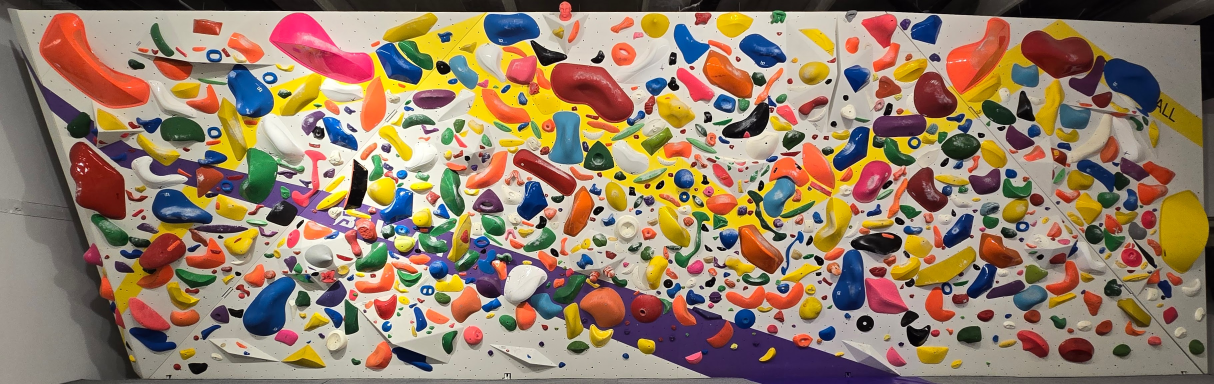
#> input picture src/template-analyzer/py/20240313_184427-EDIT.jpg, 3640 x 1152 px (shown at 1/3 size)
$ python extract_template.py 20240313_184427-EDIT.jpg
#> lines starting #> are read from the running program, lines starting #| are printed output that depends on the picture; after the words box and inside, x2 and y2 are one past the last pixel; in counts of white or black regions, pixels touching at a corner belong together
"""
@file hough_lines.py
@brief This program demonstrates line finding with the Hough transform
"""
import sys
import math
import cv2 as cv
import numpy as np
import random
import json
import base64

title_window = 'Wall template'
max_max_size_threshold = 999
max_min_area_threshold = 500
max_ratio = 200

_max_size_threshold = 400
_min_area_threshold = 200
_ratio = 20

_ellipses = list()
_rectangles = list()

_filename = ''
_show_invalid = False

def valid_size(width, height):
   return width < _max_size_threshold and height < _max_size_threshold

def valid_area(width, height):
   return width * height > _min_area_threshold

def valid_ratio(width, height):
   if width == 0 or height == 0:
      return False

   return width / height < _ratio if width > height else height / width < _ratio

def redraw_img(filename):
   colorImg = cv.imread(cv.samples.findFile(filename), cv.IMREAD_COLOR)

   for el in _ellipses:
      _, (width, height), _ = el
      color = (0, 255, 255)

      if not valid_size(width, height):
         color = (0, 0, 255)
         if not _show_invalid:
            continue
      elif not valid_area(width, height):
         color = (255, 0, 0)
         if not _show_invalid:
            continue
      elif not valid_ratio(width, height):
         color = (0, 255, 0)
         if not _show_invalid:
            continue

      cv.ellipse(colorImg, el, color, 2)

   cv.imshow(title_window, colorImg)

def on_threshold_trackbar(val):
   global _max_size_threshold
   _max_size_threshold = val
   redraw_img(_filename)

def on_area_trackbar(val):
   global _min_area_threshold
   _min_area_threshold = val
   redraw_img(_filename)

def on_ratio_trackbar(val):
   global _ratio
   _ratio = val
   redraw_img(_filename)

def preprocess(src):
   blurred = cv.GaussianBlur(src, (5, 5), 1)
   dst = cv.Canny(blurred, 180, 120)

   contours, _ = cv.findContours(dst, cv.RETR_TREE, cv.CHAIN_APPROX_SIMPLE)

   for contour in contours:
      rect = cv.minAreaRect(contour)
      (x, y), (width, height), angle = rect

      if width > 0 and height > 10:
         if len(contour) > 4:
            ellipse = cv.fitEllipse(contour)
            _ellipses.append(ellipse)
         else:
            _rectangles.append(rect)

def export(filename):
   colorImg = cv.imread(cv.samples.findFile(filename), cv.IMREAD_COLOR)
   ellipsesArray = []
   for el in _ellipses:
      (x, y), (width, height), angle = el
      if valid_size(width, height) and valid_area(width, height) and valid_ratio(width, height):
         ellipsesArray.append(((x, y), (width, height), angle))

   _, img_data = cv.imencode('.JPG', colorImg)
   json_str = json.dumps({
      "size_threshold": _max_size_threshold,
      "min_area": _min_area_threshold,
      "max_ratio": _ratio,
      "ellipses": ellipsesArray,
      "image": base64.b64encode(img_data).decode('ascii')
      }, indent = 2)
   open("export.json", "w").write(json_str)

def main(argv):

   default_file = 'wall.jpg'
   global _filename
   global _filename
   global _filename
   _filename = argv[0] if len(argv) > 0 else default_file

   # Loads an image
   src = cv.imread(cv.samples.findFile(_filename), cv.IMREAD_GRAYSCALE)
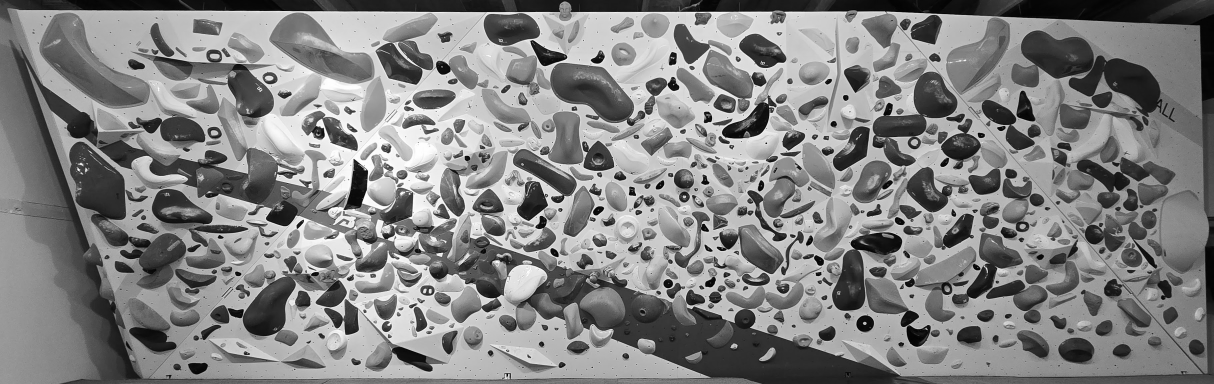
#> src: shape (1152, 3640) (shown at 1/3 size); min 0, max 255, mean 130.5
   # Check if image is loaded fine
   if src is None:
      print ('Error opening image!')
      print ('Usage: extract_template.py [image_name -- default ' + default_file + '] \n')
      return exit(0)

   preprocess(src)
#> in preprocess, `dst = cv.Canny(blurred, 180, 120)`:
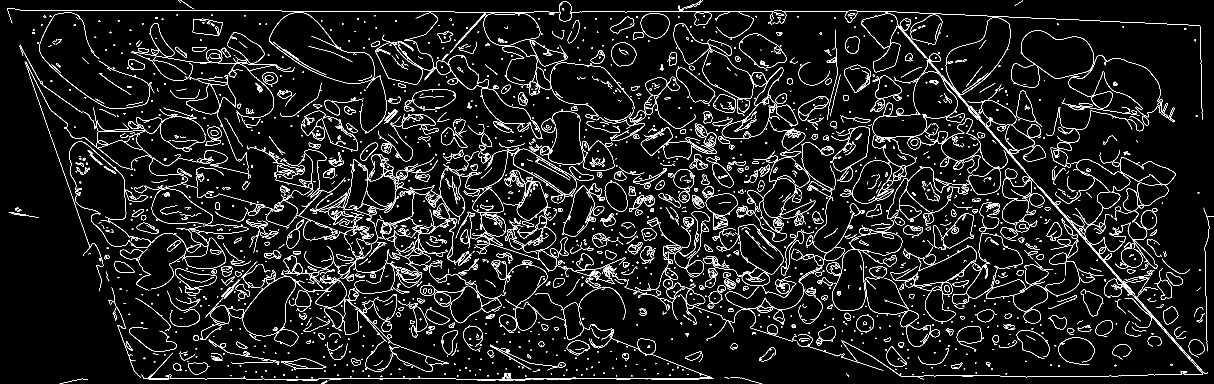
#> dst: shape (1152, 3640) (shown at 1/3 size); 4.9% white in thin lines or dots
#> in preprocess, `contours, _ = cv.findContours(dst, cv.RETR_TREE, cv.CHAIN_APPROX_SIMPLE)`: contours = 4716 contours, 3487 with area under 20; largest, box (x1, y1, x2, y2) and area: (807, 37, 1124, 252) 35100, (807, 37, 1124, 252) 34834, (1650, 188, 1936, 378) 30150, (1650, 188, 1936, 378) 29867, (728, 829, 888, 1009) 17486
#> the loop in preprocess, `for contour in contours:` made 4716 passes
#> (x, y, width, height, angle, ellipse) on passes 3, 5, 10, 13, 14, 17, 18, 21: (1464, 1141.5, 1, 44, -90, ((1458, 1141.5), (0, 1), 0)), (1518, 1140.5, 1, 44, -90, ((1529.2, 1140.5), (0, 1), 0)), (1614, 1138.5, 1, 32, -90, ((1606.7, 1138.5), (0, 1), 0)), (1870, 1138, 2, 40, -90, ((1884.3, 1138.5), (3.53, 65.8), 90.92)), (1658, 1137.5, 1, 36, -90, ((1664.8, 1137.5), (0, 1), 0)), (1935, 1136.2, 0.896, 12.04, -84.29, ((1939.4, 1136.9), (0.391, 1.64), 108.4)), (1702.5, 1136.5, 1, 49, -90, ((1713.9, 1136.5), (0, 1), 0)), (2763.2, 1134.8, 1.43, 16.76, -72.65, ((2763, 1135), (1.56, 15.84), 107.6))
#> (x, y, width, height, angle) on passes 1, 2, 7, 8, 12, 16: (975.9, 1147.3, 13.86, 1.34, -26.57), (971.9, 1146.3, 18.36, 1.6, -28.61), (1569.5, 1139.7, 49.01, 0.967, -1.85), (931.5, 1140, 49.01, 0.978, -1.25), (1003.9, 1138.2, 36.12, 2.65, -4.9), (2034.5, 1137.3, 161, 1.73, -0.398)

   cv.namedWindow(title_window)

   threshold_trackbar_name = 'Size x %d' % max_max_size_threshold
   cv.createTrackbar(threshold_trackbar_name, title_window , 400, max_max_size_threshold, on_threshold_trackbar)

   area_trackbar_name = 'Area x %d' % max_min_area_threshold
   cv.createTrackbar(area_trackbar_name, title_window , 200, max_min_area_threshold, on_area_trackbar)

   ratio_trackbar_name = 'Ratio x %d' % max_ratio
   cv.createTrackbar(ratio_trackbar_name, title_window , 20, max_ratio, on_ratio_trackbar)

   redraw_img(_filename)
#> in redraw_img, colorImg is the input picture: shape (1152, 3640, 3); mean B, G, R 104.7, 126.1, 148.9
#> the loop in redraw_img, `for el in _ellipses:` made 1590 passes
#> (el, width, height, color) on passes 1 to 10: (((1458, 1141.5), (0, 1), 0), 0, 1, (255, 0, 0)), (((1529.2, 1140.5), (0, 1), 0), 0, 1, (255, 0, 0)), (((1606.7, 1138.5), (0, 1), 0), 0, 1, (255, 0, 0)), (((1884.3, 1138.5), (3.53, 65.8), 90.92), 3.53, 65.8, (0, 255, 255)), (((1664.8, 1137.5), (0, 1), 0), 0, 1, (255, 0, 0)), (((1939.4, 1136.9), (0.391, 1.64), 108.4), 0.391, 1.64, (255, 0, 0)), (((1713.9, 1136.5), (0, 1), 0), 0, 1, (255, 0, 0)), (((2763, 1135), (1.56, 15.84), 107.6), 1.56, 15.84, (255, 0, 0)), (((2247.2, 1147.8), (15.93, 112), 105.3), 15.93, 112, (0, 255, 255)), (((2188.3, 1135.2), (1.86, 127.1), 106.1), 1.86, 127.1, (0, 255, 0))
#> el on passes 27 to 32: ((653, 1074.1), (9.38, 27.03), 93.06), ((1066.9, 1085.2), (17.78, 30.66), 111.2), ((1066.9, 1085.2), (17.29, 30.27), 111.7), ((1067.4, 1085), (3.27, 14.61), 105.9), ((912, 1092.7), (30.77, 120.6), 98.13), ((910.8, 1092.4), (30.64, 120.6), 98.32)
#> after the loop in redraw_img, `for el in _ellipses:`:
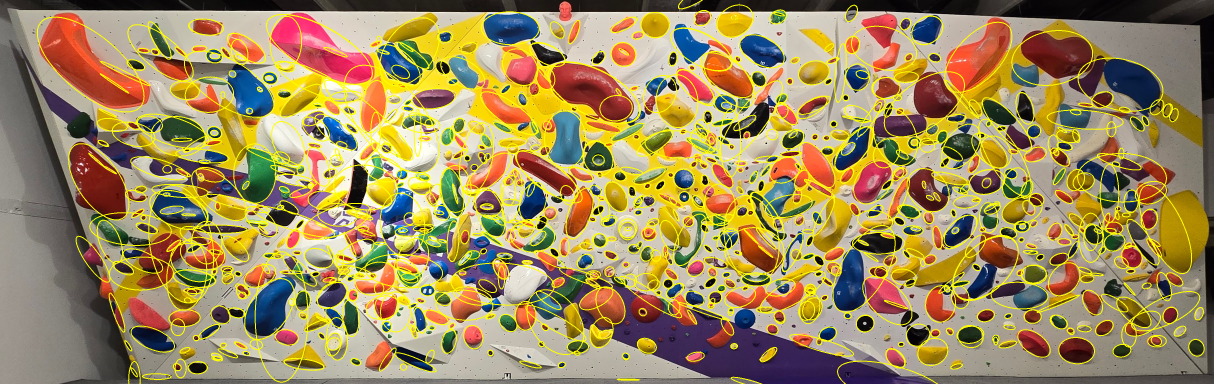
#> colorImg: shape (1152, 3640, 3) (shown at 1/3 size); mean B, G, R 93, 138.5, 158.9

   cv.waitKey()

   export(_filename)
#> the loop in export, `for el in _ellipses:` made 1590 passes
#> el on passes 1 to 3: ((1458, 1141.5), (0, 1), 0), ((1529.2, 1140.5), (0, 1), 0), ((1606.7, 1138.5), (0, 1), 0)

   return 0

if __name__ == "__main__":
   main(sys.argv[1:])
